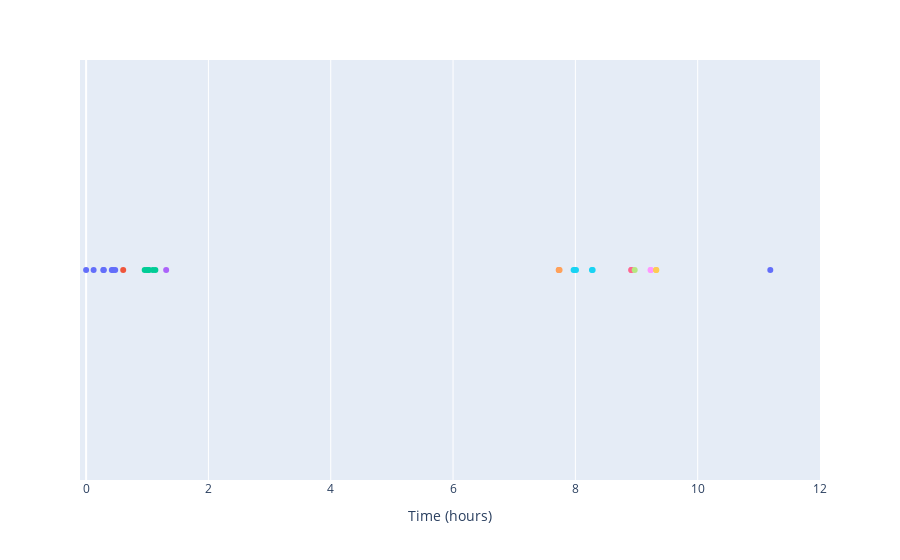

The notebook cell saved with this chart:
### Code cell
fig = px.scatter(user_0[user_0.start_time_hours<=12], x="start_time_hours", y=np.ones(user_0[user_0.start_time_hours<=12].shape[0]),color=
                'session_20',height=200)
fig.update_layout(
    xaxis_title="Time (hours)",
    yaxis_title="",
showlegend=False)
fig.update_layout(xaxis_range=[-0.1,12])
fig.update_yaxes(visible=False)
fig.show()

### Figure 1 — Plotly figure (JSON) as saved in the notebook; plotly's stock layout.template omitted (floating-point values rounded to 4 significant figures)
{"data": [{"hovertemplate": "session_20=0<br>start_time_hours=%{x}<br>y=%{y}<extra></extra>", "legendgroup": "0", "marker": {"color": "#636efa", "symbol": "circle"}, "mode": "markers", "name": "0", "orientation": "v", "showlegend": true, "type": "scatter", "x": [0, 0.1225, 0.2811, 0.2894, 0.42, 0.4394, 0.4756], "xaxis": "x", "y": [1, 1, 1, 1, 1, 1, 1], "yaxis": "y"}, {"hovertemplate": "session_20=1<br>start_time_hours=%{x}<br>y=%{y}<extra></extra>", "legendgroup": "1", "marker": {"color": "#EF553B", "symbol": "circle"}, "mode": "markers", "name": "1", "orientation": "v", "showlegend": true, "type": "scatter", "x": [0.6064], "xaxis": "x", "y": [1], "yaxis": "y"}, {"hovertemplate": "session_20=2<br>start_time_hours=%{x}<br>y=%{y}<extra></extra>", "legendgroup": "2", "marker": {"color": "#00cc96", "symbol": "circle"}, "mode": "markers", "name": "2", "orientation": "v", "showlegend": true, "type": "scatter", "x": [0.9581, 0.9942, 1.019, 1.025, 1.091, 1.132], "xaxis": "x", "y": [1, 1, 1, 1, 1, 1], "yaxis": "y"}, {"hovertemplate": "session_20=3<br>start_time_hours=%{x}<br>y=%{y}<extra></extra>", "legendgroup": "3", "marker": {"color": "#ab63fa", "symbol": "circle"}, "mode": "markers", "name": "3", "orientation": "v", "showlegend": true, "type": "scatter", "x": [1.309], "xaxis": "x", "y": [1], "yaxis": "y"}, {"hovertemplate": "session_20=4<br>start_time_hours=%{x}<br>y=%{y}<extra></extra>", "legendgroup": "4", "marker": {"color": "#FFA15A", "symbol": "circle"}, "mode": "markers", "name": "4", "orientation": "v", "showlegend": true, "type": "scatter", "x": [7.728, 7.731, 7.742], "xaxis": "x", "y": [1, 1, 1], "yaxis": "y"}, {"hovertemplate": "session_20=5<br>start_time_hours=%{x}<br>y=%{y}<extra></extra>", "legendgroup": "5", "marker": {"color": "#19d3f3", "symbol": "circle"}, "mode": "markers", "name": "5", "orientation": "v", "showlegend": true, "type": "scatter", "x": [7.971, 7.991, 8.01, 8.271, 8.283], "xaxis": "x", "y": [1, 1, 1, 1, 1], "yaxis": "y"}, {"hovertemplate": "session_20=6<br>start_time_hours=%{x}<br>y=%{y}<extra></extra>", "legendgroup": "6", "marker": {"color": "#FF6692", "symbol": "circle"}, "mode": "markers", "name": "6", "orientation": "v", "showlegend": true, "type": "scatter", "x": [8.914, 8.917], "xaxis": "x", "y": [1, 1], "yaxis": "y"}, {"hovertemplate": "session_20=7<br>start_time_hours=%{x}<br>y=%{y}<extra></extra>", "legendgroup": "7", "marker": {"color": "#B6E880", "symbol": "circle"}, "mode": "markers", "name": "7", "orientation": "v", "showlegend": true, "type": "scatter", "x": [8.97], "xaxis": "x", "y": [1], "yaxis": "y"}, {"hovertemplate": "session_20=8<br>start_time_hours=%{x}<br>y=%{y}<extra></extra>", "legendgroup": "8", "marker": {"color": "#FF97FF", "symbol": "circle"}, "mode": "markers", "name": "8", "orientation": "v", "showlegend": true, "type": "scatter", "x": [9.23, 9.233], "xaxis": "x", "y": [1, 1], "yaxis": "y"}, {"hovertemplate": "session_20=9<br>start_time_hours=%{x}<br>y=%{y}<extra></extra>", "legendgroup": "9", "marker": {"color": "#FECB52", "symbol": "circle"}, "mode": "markers", "name": "9", "orientation": "v", "showlegend": true, "type": "scatter", "x": [9.32, 9.323], "xaxis": "x", "y": [1, 1], "yaxis": "y"}, {"hovertemplate": "session_20=10<br>start_time_hours=%{x}<br>y=%{y}<extra></extra>", "legendgroup": "10", "marker": {"color": "#636efa", "symbol": "circle"}, "mode": "markers", "name": "10", "orientation": "v", "showlegend": true, "type": "scatter", "x": [11.19], "xaxis": "x", "y": [1], "yaxis": "y"}], "layout": {"autosize": true, "legend": {"title": {"text": "session_20"}, "tracegroupgap": 0}, "margin": {"t": 60}, "showlegend": false, "xaxis": {"anchor": "y", "domain": [0, 1], "range": [-0.1, 12], "title": {"text": "Time (hours)"}, "type": "linear"}, "yaxis": {"anchor": "x", "autorange": true, "domain": [0, 1], "range": [0, 2], "title": {"text": ""}, "type": "linear", "visible": false}}}
